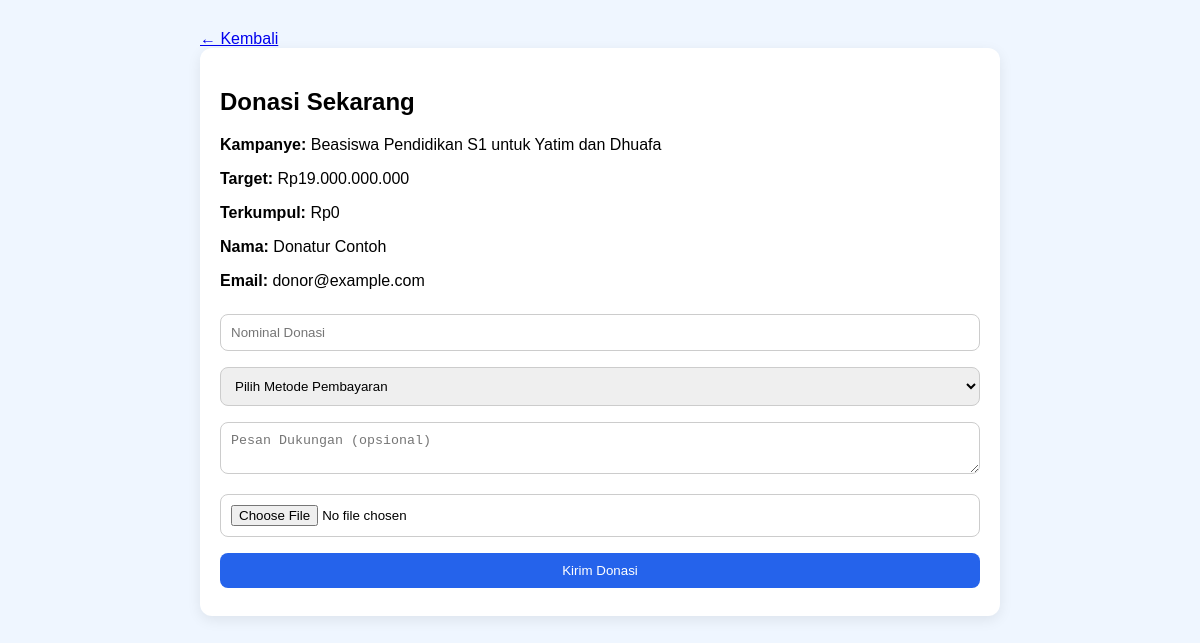
/donate.php?campaign_id=8 (signed in), run on the app's committed database.
### tables this page shows
CREATE TABLE `campaigns` (
  `id` int(11) NOT NULL,
  `manager_id` int(11) NOT NULL,
  `title` varchar(150) NOT NULL,
  `category` varchar(100) NOT NULL,
  `location` varchar(150) NOT NULL,
  `description` text NOT NULL,
  `target_amount` decimal(15,2) NOT NULL DEFAULT 0.00,
  `collected_amount` decimal(15,2) NOT NULL DEFAULT 0.00,
  `deadline` datetime NOT NULL,
  `image` varchar(255) NOT NULL,
  `bank_info` varchar(255) NOT NULL,
  `created_at` timestamp NOT NULL DEFAULT current_timestamp()
);

### donate.php (the view, shortened to what this page needs)
<?php
require 'config.php';
$campaign_id = isset($_GET['campaign_id']) ? (int)$_GET['campaign_id'] : 0;
$stmt = $conn->prepare("
    SELECT c.*, u.name AS manager_name
    FROM campaigns c
    JOIN users u ON c.manager_id = u.id
    WHERE c.id = ?
    LIMIT 1
");
$stmt->bind_param("i", $campaign_id);
$stmt->execute();
$campaign = $stmt->get_result()->fetch_assoc();
?>
<!DOCTYPE html>
<html lang="id">
<head>
    <link rel="stylesheet" href="assets/css/donate.css">
</head>
<body>
    <div class="container">
        <a href="detail.php?id=<?= $campaign['id'] ?>">← Kembali</a>
        <div class="donate-card">
            <h2>Donasi Sekarang</h2>
            <p><b>Kampanye:</b> <?= htmlspecialchars($campaign['title']) ?></p>
            <p><b>Target:</b> Rp<?= number_format($campaign['target_amount'], 0, ',', '.') ?></p>
            <p><b>Terkumpul:</b> Rp<?= number_format($campaign['collected_amount'], 0, ',', '.') ?></p>
            <p><b>Nama:</b> <?= htmlspecialchars($_SESSION['user_name']) ?></p>
            <p><b>Email:</b> <?= htmlspecialchars($_SESSION['user_email']) ?></p>
            <form method="post" enctype="multipart/form-data" data-donate-form>
                <input type="number" name="amount" placeholder="Nominal Donasi" min="10000" required>
                <select name="payment_method" required>
                    <option value="">Pilih Metode Pembayaran</option>
                </select>
                <textarea name="message" placeholder="Pesan Dukungan (opsional)"></textarea>
                <input type="file" name="proof_file" accept=".jpg,.jpeg,.png,.pdf" required>
                <button type="submit" name="submit_donation">Kirim Donasi</button>
            </form>
        </div>
    </div>
</body>
</html>

### assets/css/donate.css (style rules this page uses)
body { font-family:Arial,sans-serif;background:#eff6ff;margin:0 }
.container { width:90%;max-width:800px;margin:30px auto }
.donate-card { background:#fff;padding:20px;border-radius:12px;box-shadow:0 4px 14px rgba(0,0,0,.08) }
.donate-card input,.donate-card select,.donate-card textarea,.donate-card button { width:100%;padding:10px;margin:8px 0;box-sizing:border-box;border:1px solid #ccc;border-radius:8px }
.donate-card button { background:#2563eb;color:#fff;border:none }

### data on the page
campaigns: title "Beasiswa Pendidikan S1 untuk Yatim dan Dhuafa", target_amount "19.000.000.000", collected_amount "0"

### other printed values
$_SESSION['user_name'] "Donatur Contoh"
$_SESSION['user_email'] "donor@example.com"
